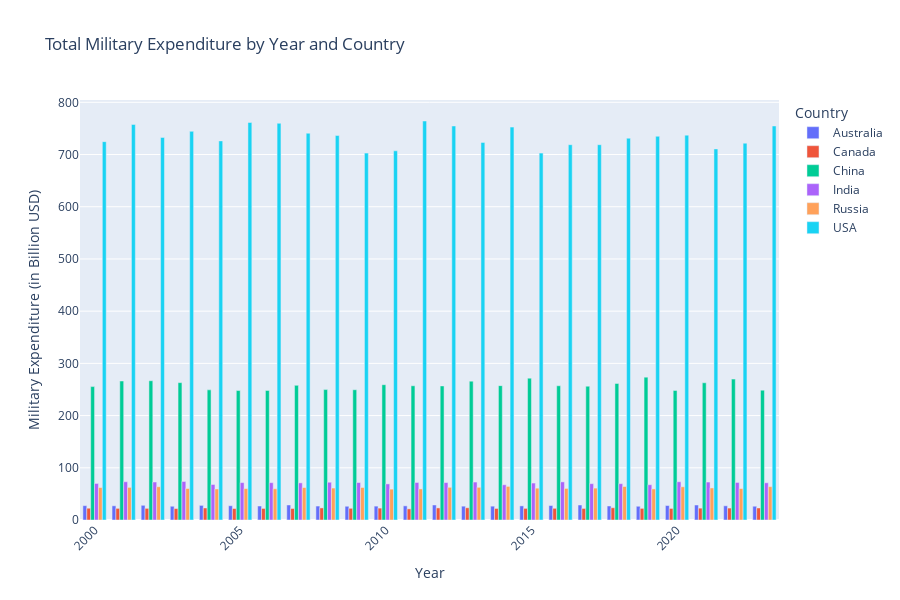

Write notebook code for a chart like this one.
### Code cell
df_yearly = df.groupby(['Year', 'Country'], as_index=False)['Military Expenditure (in Billion USD)'].sum()

fig = px.bar(df_yearly, 
             x='Year', 
             y='Military Expenditure (in Billion USD)', 
             color='Country', 
             title='Total Military Expenditure by Year and Country',
             barmode='group',  
             height=600)  

fig.update_layout(
    xaxis_title='Year',
    yaxis_title='Military Expenditure (in Billion USD)',
    xaxis_tickangle=-45,  
    legend_title='Country',
)

fig.show()

### Figure 1 — Plotly figure (JSON) as saved in the notebook; plotly's stock layout.template omitted (floating-point values rounded to 4 significant figures)
{"data": [{"alignmentgroup": "True", "hovertemplate": "Country=Australia<br>Year=%{x}<br>Military Expenditure (in Billion USD)=%{y}<extra></extra>", "legendgroup": "Australia", "marker": {"color": "#636efa", "pattern": {"shape": ""}}, "name": "Australia", "offsetgroup": "Australia", "orientation": "v", "showlegend": true, "textposition": "auto", "type": "bar", "x": [2000, 2001, 2002, 2003, 2004, 2005, 2006, 2007, 2008, 2009, 2010, 2011, 2012, 2013, 2014, 2015, 2016, 2017, 2018, 2019, 2020, 2021, 2022, 2023], "xaxis": "x", "y": [27.5, 27.2, 28.16, 26.34, 28, 27.34, 26.81, 28.77, 26.73, 26.32, 26.59, 27.11, 28.77, 26.51, 26.51, 27.03, 27.69, 28.71, 26.84, 26.32, 27.69, 28.71, 27.2, 26.4], "yaxis": "y"}, {"alignmentgroup": "True", "hovertemplate": "Country=Canada<br>Year=%{x}<br>Military Expenditure (in Billion USD)=%{y}<extra></extra>", "legendgroup": "Canada", "marker": {"color": "#EF553B", "pattern": {"shape": ""}}, "name": "Canada", "offsetgroup": "Canada", "orientation": "v", "showlegend": true, "textposition": "auto", "type": "bar", "x": [2000, 2001, 2002, 2003, 2004, 2005, 2006, 2007, 2008, 2009, 2010, 2011, 2012, 2013, 2014, 2015, 2016, 2017, 2018, 2019, 2020, 2021, 2022, 2023], "xaxis": "x", "y": [22.58, 22.29, 22.31, 21.93, 23.03, 22.02, 22.15, 22.09, 23.14, 22.42, 22.8, 21.32, 23.14, 23.43, 22.13, 22.29, 22.4, 22.13, 23.48, 22.31, 22.2, 22.71, 22.87, 23.05], "yaxis": "y"}, {"alignmentgroup": "True", "hovertemplate": "Country=China<br>Year=%{x}<br>Military Expenditure (in Billion USD)=%{y}<extra></extra>", "legendgroup": "China", "marker": {"color": "#00cc96", "pattern": {"shape": ""}}, "name": "China", "offsetgroup": "China", "orientation": "v", "showlegend": true, "textposition": "auto", "type": "bar", "x": [2000, 2001, 2002, 2003, 2004, 2005, 2006, 2007, 2008, 2009, 2010, 2011, 2012, 2013, 2014, 2015, 2016, 2017, 2018, 2019, 2020, 2021, 2022, 2023], "xaxis": "x", "y": [255.5, 266.2, 266.7, 263.1, 249.2, 247.9, 248.2, 257.9, 249.8, 249.5, 259.2, 257.1, 256.8, 266.0, 257.4, 271.7, 257.1, 256.3, 261.5, 273.5, 248.2, 262.8, 269.9, 248.7], "yaxis": "y"}, {"alignmentgroup": "True", "hovertemplate": "Country=India<br>Year=%{x}<br>Military Expenditure (in Billion USD)=%{y}<extra></extra>", "legendgroup": "India", "marker": {"color": "#ab63fa", "pattern": {"shape": ""}}, "name": "India", "offsetgroup": "India", "orientation": "v", "showlegend": true, "textposition": "auto", "type": "bar", "x": [2000, 2001, 2002, 2003, 2004, 2005, 2006, 2007, 2008, 2009, 2010, 2011, 2012, 2013, 2014, 2015, 2016, 2017, 2018, 2019, 2020, 2021, 2022, 2023], "xaxis": "x", "y": [70.01, 73.27, 72.78, 73.77, 68.02, 71.64, 71.5, 71.14, 72.35, 71.71, 69.15, 71.85, 71.71, 72.7, 67.52, 70.79, 72.99, 69.58, 69.58, 67.59, 73.27, 72.7, 71.92, 71.28], "yaxis": "y"}, {"alignmentgroup": "True", "hovertemplate": "Country=Russia<br>Year=%{x}<br>Military Expenditure (in Billion USD)=%{y}<extra></extra>", "legendgroup": "Russia", "marker": {"color": "#FFA15A", "pattern": {"shape": ""}}, "name": "Russia", "offsetgroup": "Russia", "orientation": "v", "showlegend": true, "textposition": "auto", "type": "bar", "x": [2000, 2001, 2002, 2003, 2004, 2005, 2006, 2007, 2008, 2009, 2010, 2011, 2012, 2013, 2014, 2015, 2016, 2017, 2018, 2019, 2020, 2021, 2022, 2023], "xaxis": "x", "y": [62.13, 62.5, 63.67, 60.34, 59.42, 60.16, 59.85, 62.13, 61.21, 62.26, 59.11, 59.54, 62.63, 62.63, 64.35, 60.96, 60.47, 61.08, 64.17, 59.54, 63.61, 61.39, 60.28, 63.92], "yaxis": "y"}, {"alignmentgroup": "True", "hovertemplate": "Country=USA<br>Year=%{x}<br>Military Expenditure (in Billion USD)=%{y}<extra></extra>", "legendgroup": "USA", "marker": {"color": "#19d3f3", "pattern": {"shape": ""}}, "name": "USA", "offsetgroup": "USA", "orientation": "v", "showlegend": true, "textposition": "auto", "type": "bar", "x": [2000, 2001, 2002, 2003, 2004, 2005, 2006, 2007, 2008, 2009, 2010, 2011, 2012, 2013, 2014, 2015, 2016, 2017, 2018, 2019, 2020, 2021, 2022, 2023], "xaxis": "x", "y": [724.7, 757.6, 732.7, 744.4, 726.1, 761.3, 759.8, 740.8, 736.4, 702.7, 707.1, 764.2, 754.7, 723.2, 752.5, 702.7, 718.8, 718.8, 731.3, 734.9, 737.1, 710.8, 721.8, 754.7], "yaxis": "y"}], "layout": {"barmode": "group", "height": 600, "legend": {"title": {"text": "Country"}, "tracegroupgap": 0}, "title": {"text": "Total Military Expenditure by Year and Country"}, "xaxis": {"anchor": "y", "domain": [0, 1], "tickangle": -45, "title": {"text": "Year"}}, "yaxis": {"anchor": "x", "domain": [0, 1], "title": {"text": "Military Expenditure (in Billion USD)"}}}}
